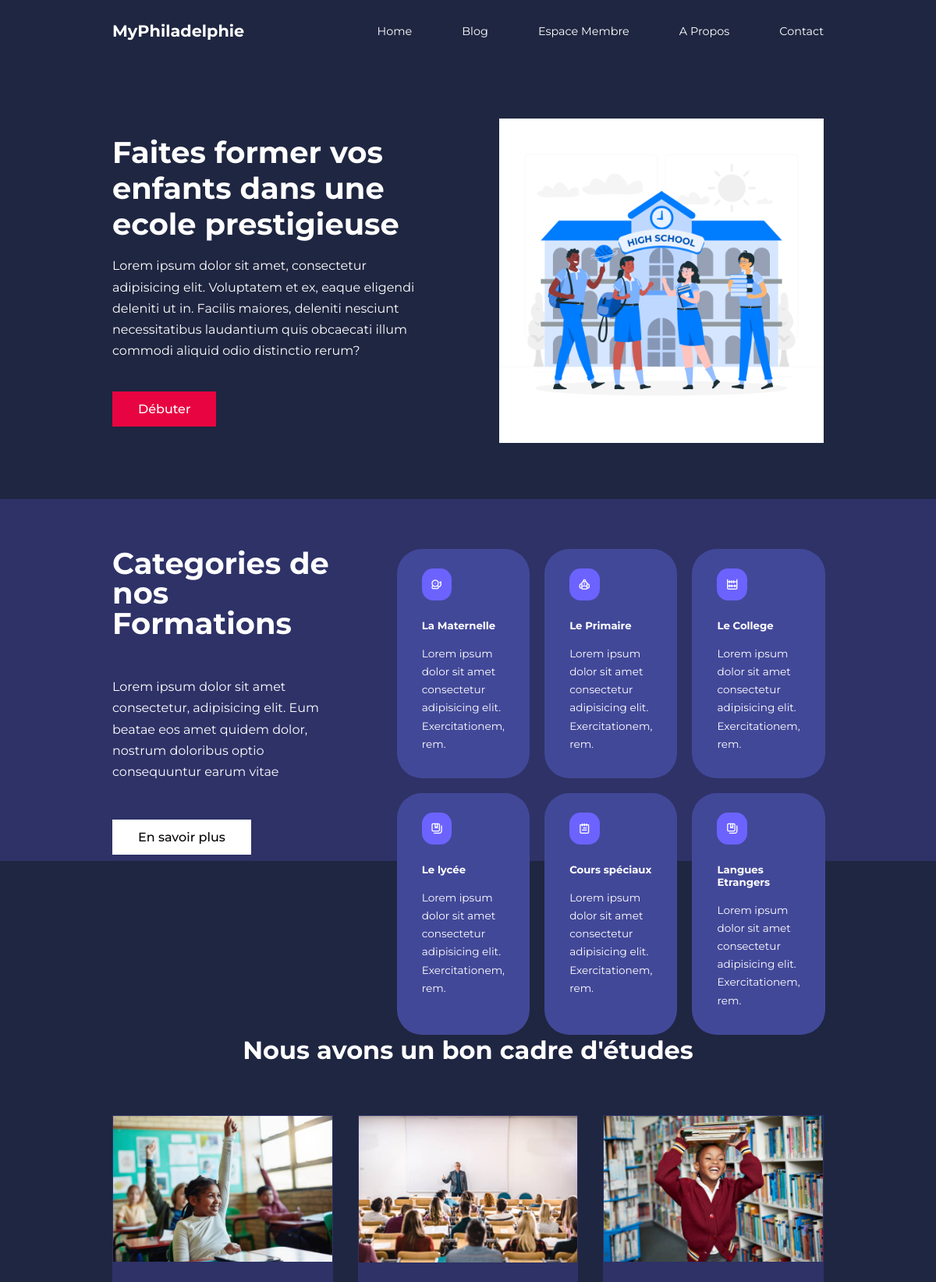
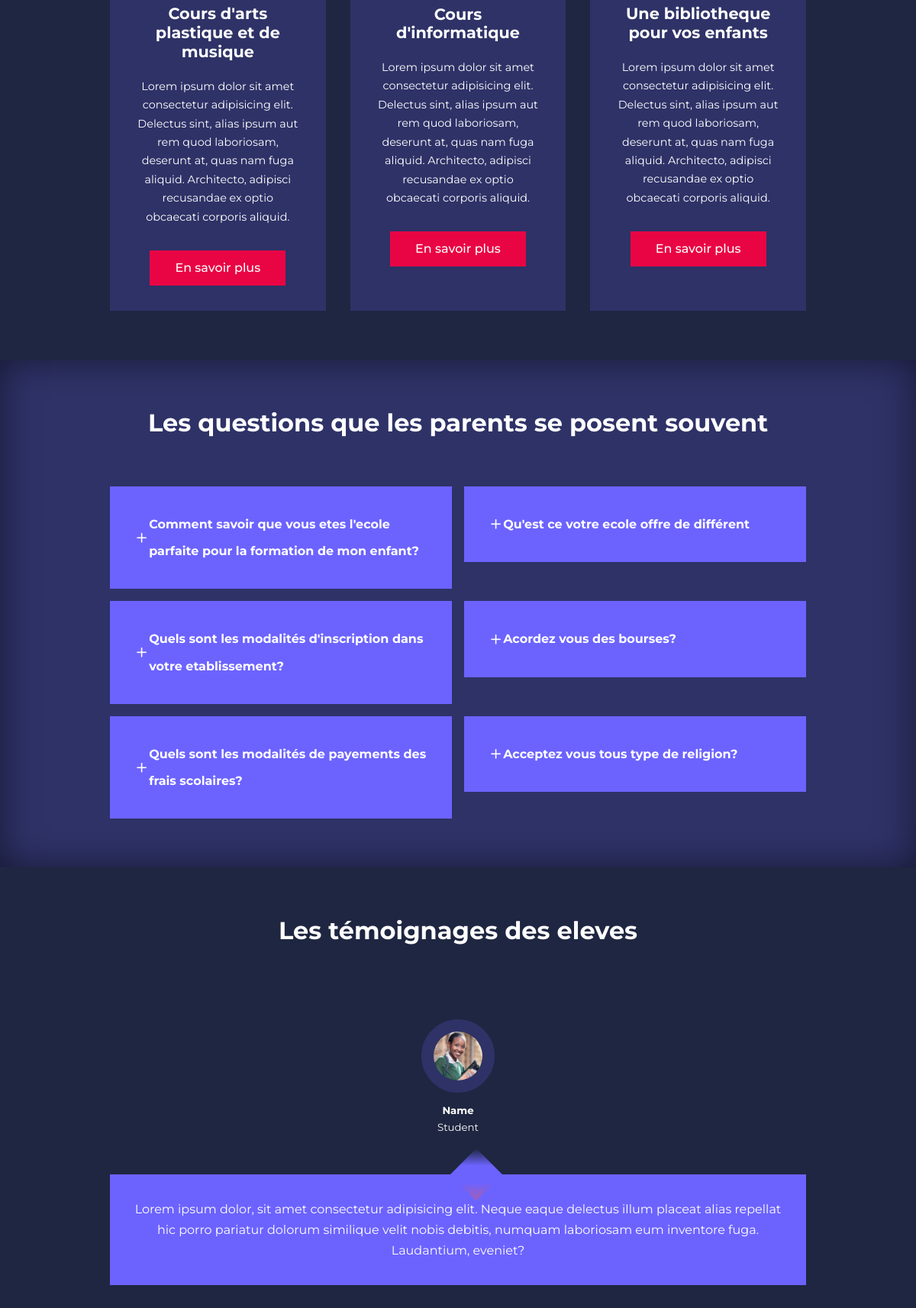
The page /views/index.php (upper part) on the database its author committed (2 pictures, top to bottom).
### tables this page shows
CREATE TABLE `formations` (
  `Id` int(11) NOT NULL,
  `Titre` varchar(64) NOT NULL,
  `Description` text NOT NULL,
  `Icon` varchar(64) NOT NULL,
  `Photo_description` varchar(60) NOT NULL
);

### utilities/fonctions.php (called while the page is built, shortened)
<?php
function executeRequete($req)
{
global $db_connect;
$resultat = $db_connect->query($req);
return $resultat;
}
function getFormations(){
    $req = "SELECT * FROM formations";
    $resultat = executeRequete($req);
    $listofFormations = [];
    while($formation = $resultat->fetch(PDO::FETCH_ASSOC)){
        $listofFormations [] = $formation;
    }
    return $listofFormations;
}
?>

### views/index.php (the view, shortened to what this page needs)
<?php
require_once("header_template.php");
?>
    <header>
        <div class="container header_container">
            <div class="header_left">
                <h1>Faites former vos enfants dans une ecole prestigieuse</h1>
                <p>Lorem ipsum dolor sit amet, consectetur adipisicing elit. Voluptatem et ex, eaque eligendi deleniti ut in. Facilis maiores, deleniti nesciunt necessitatibus laudantium quis obcaecati illum commodi aliquid odio distinctio rerum?</p>
                <a href="../AdminSchoolPanel/Dashboard/register.php" class="btn btn-primary">Débuter</a>
            </div>
            <div class="header_right">
                <div class="header_right-image">
                    <img src="../img/school.jpg" alt="">
                </div>
            </div>
        </div>
    </header>
    <section class="categories">
        <form action="">
        <div class="container categories_container">
            <div class="categories_left">
                <h1>Categories de nos Formations</h1>
                <p>Lorem ipsum dolor sit amet consectetur, adipisicing elit. Eum beatae eos amet quidem dolor,
                    nostrum doloribus optio consequuntur earum vitae
                    </p>
                <a href="http://" class="btn">En savoir plus</a>
            </div>
            <div class="categories_right">
                <?php
                    $formations = getFormations();
                    foreach($formations as $formation):
                        ?>
                           <article class="category">
                                <span class="category_icon"><i class="<?= $formation['Icon']?>"></i></span>
                                <a href="formations.php?id=<?= $formation['Id']?>"><h5><?= $formation['Titre']?></h5></a>
                                <p><?= $formation['Description']?></p>
                            </article>
                <?php endforeach;?>
            </div>
        </div>
    </section>
    <section class="courses">
        <h2>Nous avons un bon cadre d'études</h2>
        <div class="container courses_container">
        <article class="course">
                <div class="course_image">
                    <img src="../img/im4.jpg" alt="">
                </div>
                <div class="course_info">
                    <h4>Cours d'arts plastique et de musique</h4>
                    <p>Lorem ipsum dolor sit amet consectetur adipisicing elit. Delectus sint, alias ipsum aut rem quod laboriosam, deserunt at, quas nam fuga aliquid. Architecto, adipisci recusandae ex optio obcaecati corporis aliquid.</p>
                    <a href="formations.php"class="btn btn-primary">En savoir plus</a>
                </div>
            </article>
            <article class="course">
                <div class="course_image">
                    <img src="../img/im3.jpg" alt="">
                </div>
                <div class="course_info">
                    <h4>Cours d'informatique</h4>
                    <p>Lorem ipsum dolor sit amet consectetur adipisicing elit. Delectus sint, alias ipsum aut rem quod laboriosam, deserunt at, quas nam fuga aliquid. Architecto, adipisci recusandae ex optio obcaecati corporis aliquid.</p>
                    <a href="formations.php"class="btn btn-primary">En savoir plus</a>
                </div>
            </article>
            <article class="course">
                <div class="course_image">
                    <img src="../img/im2.jpg" alt="">
                </div>
                <div class="course_info">
                    <h4>Une bibliotheque pour vos enfants</h4>
                    <p>Lorem ipsum dolor sit amet consectetur adipisicing elit. Delectus sint, alias ipsum aut rem quod laboriosam, deserunt at, quas nam fuga aliquid. Architecto, adipisci recusandae ex optio obcaecati corporis aliquid.</p>
                    <a href="formations.php"class="btn btn-primary">En savoir plus</a>
                </div>
            </article>
        </div>
    </section>
    <section class="faqs">
        <h2>Les questions que les parents se posent souvent</h2>
        <div class="container faqs_container">
            <article class="faq">
                <div class="faq_icon"><i class="uil uil-plus"></i></div>
                <div class="question_answer">
                    <h4>Comment savoir que vous etes l'ecole parfaite pour la formation de mon enfant? </h4>
                </div>
            </article>
            <article class="faq">
                <div class="faq_icon"><i class="uil uil-plus"></i></div>
                <div class="question_answer">
                    <h4>Qu'est ce votre ecole offre de différent </h4>
                </div>
            </article>
            <article class="faq">
                <div class="faq_icon"><i class="uil uil-plus"></i></div>
                <div class="question_answer">
                    <h4>Quels sont les modalités d'inscription dans votre etablissement?</h4>
                </div>
            </article>
            <article class="faq">
                <div class="faq_icon"><i class="uil uil-plus"></i></div>
                <div class="question_answer">
                    <h4>Acordez vous des bourses?</h4>
                </div>
            </article>
            <article class="faq">
                <div class="faq_icon"><i class="uil uil-plus"></i></div>
                <div class="question_answer">
                    <h4>Quels sont les modalités de payements des frais scolaires?</h4>
                </div>
            </article>
            <article class="faq">
                <div class="faq_icon"><i class="uil uil-plus"></i></div>
                <div class="question_answer">
                    <h4>Acceptez vous tous type de religion?</h4>
                </div>
            </article>
        </div>
    </section>
    <section class="container testimonials_container mySwiper">
        <h2>Les témoignages des eleves</h2>
        <div class="swiper-wrapper">
            <article class="testimonial swiper-slide">
                <div class="avatar">
                    <img src="../img/footer-news2.jpg" alt="">
                </div>
                <div class="testimonial_info">
                    <h5>Name</h5>
                    <small>Student</small>
                    <div class="testimonial_body">
                        <p>
                            Lorem ipsum dolor, sit amet consectetur
                            adipisicing elit. Neque eaque delectus illum placeat alias repellat hic porro pariatur dolorum similique velit nobis debitis, numquam laboriosam eum
                            inventore fuga. Laudantium, eveniet?
                        </p>
                    </div>
                </div>
            </article>
            <article class="testimonial swiper-slide">
            </article>
        </div>
    </section>
</body>
</html>

### style.css (style rules this page uses)
* { margin: 0; padding: 0; border: 0; outline: 0; text-decoration: none; list-style: none; box-sizing: border-box; }
:root { --color-primary: #6c63ff; --color-success: #00bf8e; --color-warning: #f75842; --color-danger: rgba(252, 2, 65, 0.911); --color-danger-variant: rgba(247, 88, 66, 0.4); --color-white: #fff; --color-black:#000; --color-bg:#1f2641; --color-bg1:#2e3267; --color-bg2:#424898; --container-width-lg:76%; --container-width-md:90%; --container-width-sm:94%; --transition: all 400ms ease; }
body { font-family: "Montserrat", sans-serif; color: var(--color-white); line-height: 1.7; background: var(--color-bg); }
.container { width: var(--container-width-lg); margin: 0 auto; }
section { padding: 4rem 0; }
section h2 { text-align: center; margin-bottom: 4rem; }
h1,h2,h3,h4,h5 { line-height: 1.2; }
h1 { font-size: 2.4rem; }
h2 { font-size: 2rem; }
h4 { font-size:1.3rem ; }
a { color: var(--color-white); }
img { width: 100%; display: block; object-fit: cover; }
.btn { display: inline-block; background:var(--color-white); color: var(--color-black); padding: 0.5rem 2rem; border: 1px solid transparent; font-weight: 500; transition: var(--transition); }
.btn-primary { background:var(--color-danger); color: var(--color-white); }
header { position: relative; top: 5rem; overflow: hidden; height: 70vh; margin-bottom:5rem ; }
.header_container { display: grid; grid-template-columns: 1fr 1fr; align-items: center; gap: 5rem; height: 100%; }
.header_left p { margin: 1rem 0 2.4rem; }
.categories { background: var(--color-bg1); height: 29rem; flex-wrap: wrap; display: flex; }
.categories h1 { line-height: 1; margin-bottom: 3rem; }
.categories_container { display: grid; grid-template-columns: 40% 60%; }
.categories_left { margin-right: 4rem; }
.categories_left p { margin: 1rem 0 3rem ; }
.categories_right { display: grid; grid-template-columns: repeat(3, 1fr); gap: 1.2rem; }
.category { background: var(--color-bg2); padding:2rem; border-radius: 2rem; transition: var(--transition); }
.category_icon { background:var(--color-primary); padding: 0.7rem; border-radius: 0.9rem; }
.category h5 { margin: 2rem 0 1rem; }
.category p { font-size: 0.85rem; }
.courses { margin-top: 10rem; }
.courses_container { display: grid; grid-template-columns: repeat(3, 1fr); gap: 2rem; }
.course { background: var(--color-bg1) ; text-align: center; border: 1px solid transparent; transition: var(--transition); }
.course_info { padding: 2rem; }
.course_info p { margin: 1.2rem 0 2rem; font-size: 0.9rem; }
.faqs { background: var(--color-bg1); box-shadow: inset 0 0 3rem rgba(0, 0, 0, 0.5); }
.faqs_container { display: grid; grid-template-columns: 1fr 1fr; gap: 1rem; }
.faq { padding: 2rem; display: flex; align-items: center; height: fit-content; background:var(--color-primary); cursor: pointer; }
.faq h4 { font-size:1rem ; line-height: 2.2; }
.faq_icon { align-items: flex-start; font-size: 1.2rem; }
.testimonials_container { overflow: hidden; position: relative; margin-bottom: 5rem; }
.testimonial { padding-top: 2rem; }
.avatar { width: 6rem; height: 6rem; border-radius:50% ; overflow: hidden; margin: 0 auto 1rem; border: 1rem solid var(--color-bg1); }
.testimonial_info { text-align: center; }
.testimonial_body { background: var(--color-primary); padding: 2rem; margin-top: 3rem; position: relative; }
.testimonial_body::before { content: ""; display: block; background: linear-gradient( 135deg, transparent, var(--color-primary), var(--color-primary), var(--color-danger-variant) ); width: 3rem; height: 3rem; position: absolute; left: 50%; top: -1.5rem; transform: rotate(45deg); }

### rows shown on the page
formations: Titre "La Maternelle", Description "Lorem ipsum dolor sit amet consectetur adipisicing elit. Exercitationem, rem."
formations: Titre "Le Primaire", Description "Lorem ipsum dolor sit amet consectetur adipisicing elit. Exercitationem, rem."
formations: Titre "Le College", Description "Lorem ipsum dolor sit amet consectetur adipisicing elit. Exercitationem, rem."
formations: Titre "Le lycée", Description "Lorem ipsum dolor sit amet consectetur adipisicing elit. Exercitationem, rem."
formations: Titre "Cours spéciaux", Description "Lorem ipsum dolor sit amet consectetur adipisicing elit. Exercitationem, rem."
formations: Titre "Langues Etrangers", Description "Lorem ipsum dolor sit amet consectetur adipisicing elit. Exercitationem, rem."
